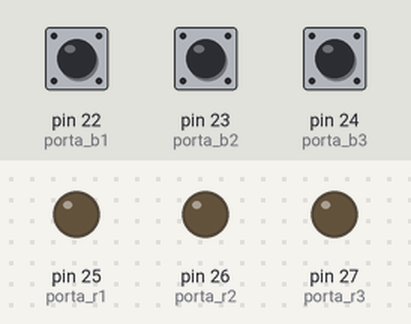
Bench run of a sketch on a simulated Arduino Mega 2560, built with avr-gcc and run on an emulated ATmega2560. Parts: output pins drawn as LEDs (lit = HIGH). Inputs (shaded band) come from the test bench; at power-on: pin 22 (porta_b1) HIGH, pin 23 (porta_b2) HIGH, pin 24 (porta_b3) HIGH.

Above: at 1.2 s.
1.3 s: pin 22 (porta_b1) pulled LOW for 1 s
At 3.0 s:
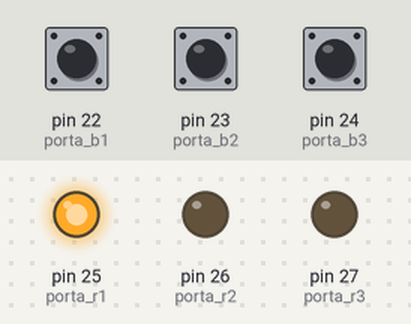
3.8 s: pin 23 (porta_b2) pulled LOW for 3.2 s
At 7.9 s:
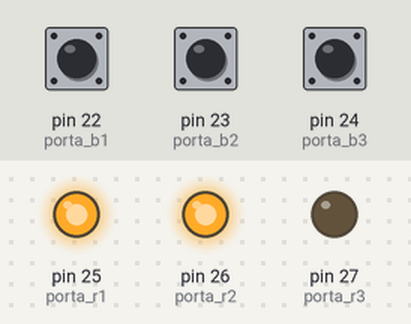
8.5 s: pin 24 (porta_b3) pulled LOW for 0.25 s
At 9.2 s:
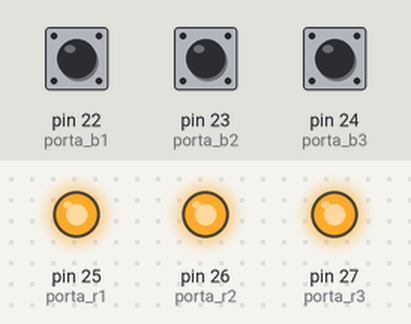
10.2 s: pin 22 (porta_b1) pulled LOW for 0.25 s
At 11.5 s:
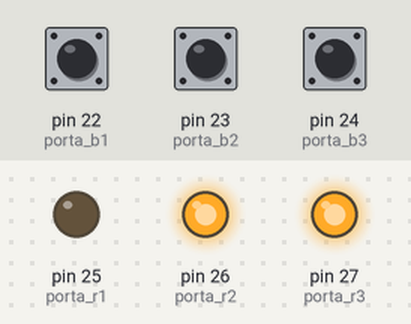
11.9 s: pin 23 (porta_b2) pulled LOW for 0.25 s
At 13.0 s:
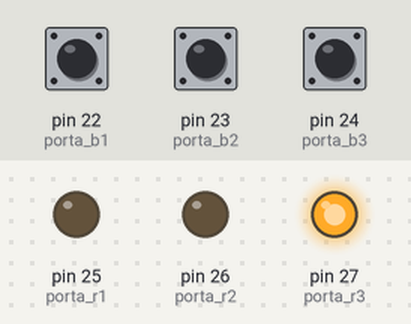
13.6 s: pin 22 (porta_b1) pulled LOW for 0.25 s
At 14.3 s:
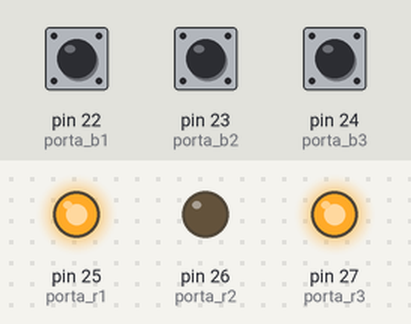
Timing chart, 0 to 16.3 s (numbered marks = the images above; inputs shaded):
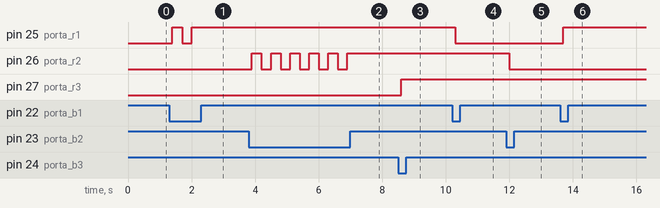

The sketch:

RelesTest1.ino
```cpp
byte BOTAO1 = 0;
byte BOTAO2 = 0;
byte BOTAO3 = 0;

byte RELE1 = 0;
byte RELE2 = 0;
byte RELE3 = 0;

byte porta_b1 = 22;
byte porta_b2 = 23;
byte porta_b3 = 24;

byte porta_r1 = 25;
byte porta_r2 = 26;
byte porta_r3 = 27;


void setup() {
  // initialize the digital pin as an output.
  pinMode(porta_b1, INPUT);
  pinMode(porta_b2, INPUT);
  pinMode(porta_b3, INPUT);

  digitalWrite(porta_b1, 1);
  digitalWrite(porta_b2, 1);
  digitalWrite(porta_b3, 1);

  pinMode(porta_r1, OUTPUT);
  pinMode(porta_r2, OUTPUT);
  pinMode(porta_r3, OUTPUT);

  digitalWrite(porta_r1, 0);
  digitalWrite(porta_r2, 0);
  digitalWrite(porta_r3, 0);
}

void loop() {
 BOTAO1 = digitalRead(porta_b1);
 BOTAO2 = digitalRead(porta_b2);
 BOTAO3 = digitalRead(porta_b3);


 if(BOTAO1 == 0){
  RELE1 = !RELE1;
 digitalWrite(porta_r1, RELE1);
  delay(100);
 }

 if(BOTAO2 == 0){
  RELE2 = !RELE2;
 digitalWrite(porta_r2, RELE2);
  delay(100);
 }

 if(BOTAO3 == 0){
  RELE3 = !RELE3;
 digitalWrite(porta_r3, RELE3);
  delay(100);
 }

 delay(200);

}
```

Measured:
- after the input at 1.3 s, pin 25 (porta_r1): LOW → HIGH after 0.10 s, → LOW 0.30 s later, → HIGH 0.30 s later
- after the input at 3.8 s, pin 26 (porta_r2): alternates HIGH for 0.30 s and LOW for 0.30 s, 11 changes in all, then stays HIGH, starting after 0.10 s
- after the input at 8.5 s, pin 27 (porta_r3): LOW → HIGH after 0.10 s
- after the input at 10.2 s, pin 25 (porta_r1): HIGH → LOW after 0.10 s
- after the input at 11.9 s, pin 26 (porta_r2): HIGH → LOW after 0.10 s
- after the input at 13.6 s, pin 25 (porta_r1): LOW → HIGH after 0.10 s
